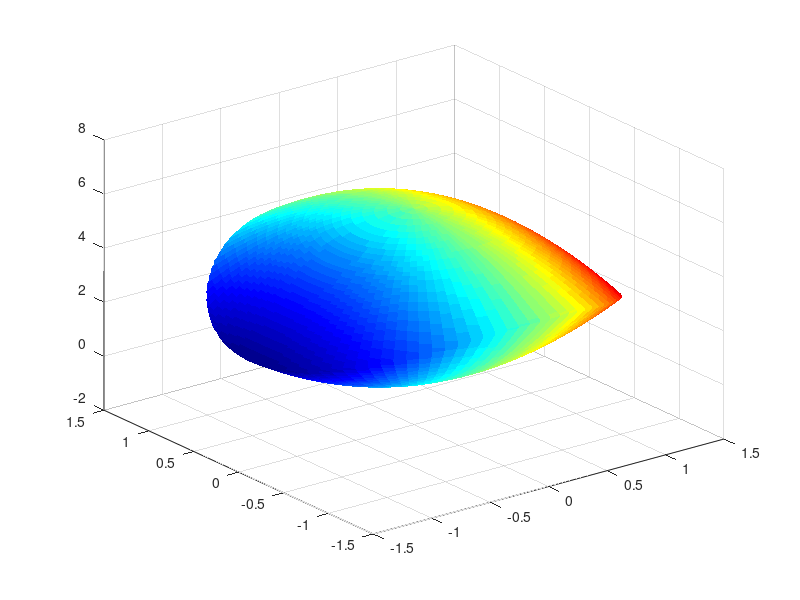

Reproduce this figure in MATLAB. (Note: this script raises an error after producing the figure.)
% A simple demonstration of extracting cross of two surfaces
%
% Author: Hao Peng (AstroH.Peng@gmail.com)
% Date: 2018/12/21 14:56 UTC-5
% Updated: 2019/01/16 21:58 UTC-5

%%
clear;
gridsize = 100;
alphaspan = linspace(-pi,pi,gridsize+1);
betaspan = linspace(-pi/2,pi/2,gridsize+1);

[alpha,beta]=meshgrid(alphaspan,betaspan);

% shared functions
z1fun = @(x,y)(x).^2+2*(y).^2;
z2fun = @(x,y)6-2*(x).^2-(y).^2;

% find rho
rho1 = nan(size(alpha));
rho2 = rho1;
for ii = 1:numel(alpha)
    rho1(ii) = fminbnd(@(r) abs( r*sin(beta(ii)) + 3 - z1fun(r*cos(beta(ii))*cos(alpha(ii)),r*cos(beta(ii))*sin(alpha(ii))) ),0,20);
    rho2(ii) = fminbnd(@(r) abs( r*sin(beta(ii)) + 3 - z2fun(r*cos(beta(ii))*cos(alpha(ii)),r*cos(beta(ii))*sin(alpha(ii))) ),0,20);
end
rho1((abs(rho1)<1e-3)) = nan;
rho2((abs(rho2)<1e-3)) = nan;

rho = nan(size(rho1));
id = isnan(rho1) & ~isnan(rho2); rho(id) = rho2(id);
id = ~isnan(rho1) & isnan(rho2); rho(id) = rho1(id);
id = ~isnan(rho1) & ~isnan(rho2) & rho1<rho2; rho(id) = rho1(id);
id = ~isnan(rho1) & ~isnan(rho2) & rho1>rho2; rho(id) = rho2(id);


%%
figure(31);
set(gcf,'Position',[100,200,400,400]);
clf;
colormap('jet');

x = rho.*cos(beta).*cos(alpha);
y = rho.*cos(beta).*sin(alpha);
z = rho.*sin(beta) + 3;
s1 = surf(x,y,z,x,'LineStyle','none'); hold on;
s1.FaceColor = 'interp';
s1.FaceLighting = 'gouraud';
camlight;

a1 = gca;
title(a1, 'parametric solution')
xlabel('x'); ylabel('y'); zlabel('z'); axis tight; a1.DataAspectRatio = [1,1,5];
zlim(a1,[-2,8]); a1.XTick = -2:1:2; a1.YTick = -2:1:2; a1.ZTick = -6:2:12;
grid on; box on; 

save_gif(gcf, 'parametric.gif');
